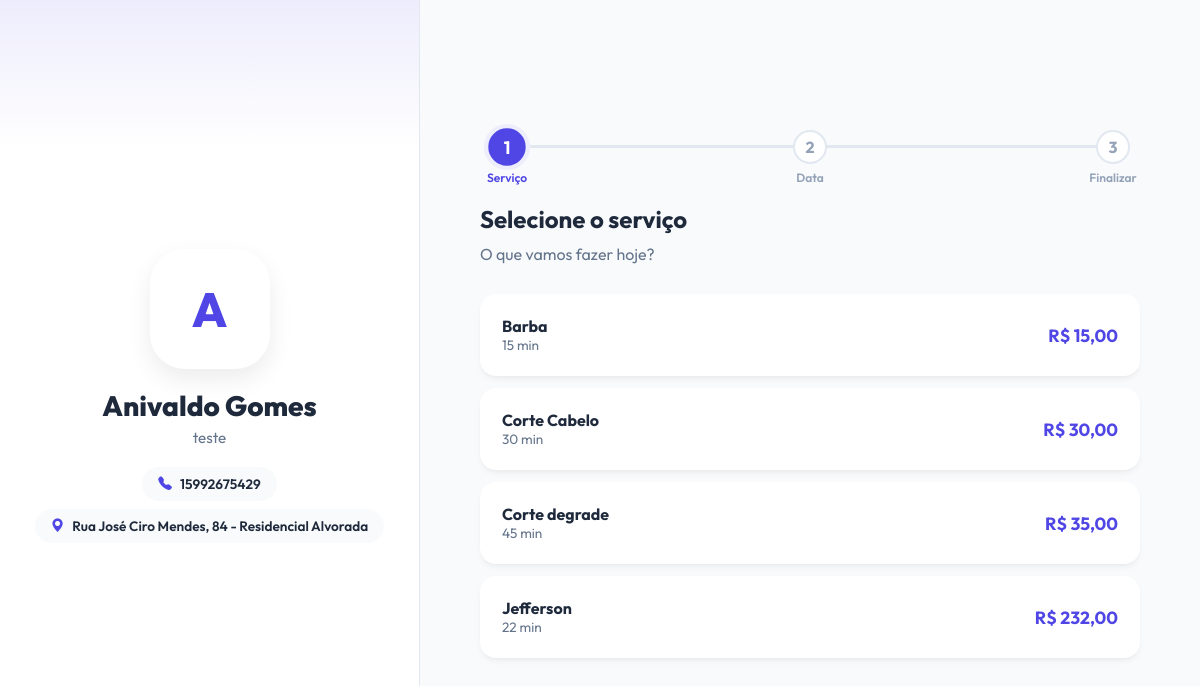
/agendar.php, run on the app's committed database.
### tables this page shows
CREATE TABLE usuarios (
        id INTEGER PRIMARY KEY AUTOINCREMENT,
        nome TEXT, email TEXT, telefone TEXT, foto TEXT, biografia TEXT,
        cep TEXT, endereco TEXT, numero TEXT, bairro TEXT, cidade TEXT, estado TEXT,
        criado_em DATETIME DEFAULT CURRENT_TIMESTAMP
    , senha TEXT, estabelecimento TEXT, cor_tema TEXT DEFAULT '#4f46e5', ultimo_login DATETIME, ativo INTEGER DEFAULT 1, data_expiracao DATE, is_vitalicio INTEGER DEFAULT 0, quem_indicou TEXT, valor_mensalidade REAL DEFAULT 19.90, indicado_por TEXT, valor_mensal REAL DEFAULT 19.90, token_recuperacao TEXT, token_validade DATETIME);

CREATE TABLE servicos (
        id INTEGER PRIMARY KEY AUTOINCREMENT,
        user_id INTEGER NOT NULL,
        nome TEXT NOT NULL,
        preco REAL NOT NULL,
        duracao INTEGER NOT NULL, -- em minutos
        foto TEXT,
        observacao TEXT,
        tipo TEXT DEFAULT 'unico', 
        itens_pacote TEXT, 
        criado_em DATETIME DEFAULT CURRENT_TIMESTAMP
    , calculo_servico_id INTEGER);

### agendar.php (the view, shortened to what this page needs)
<?php
$profissionalId = isset($_GET['user']) ? (int)$_GET['user'] : 0;
if ($profissionalId <= 0) {
    $stmtFirst = $pdo->query("SELECT id FROM usuarios LIMIT 1");
    $profissionalId = $stmtFirst->fetchColumn();
}
$stmtProf = $pdo->prepare("SELECT * FROM usuarios WHERE id = ? LIMIT 1");
$stmtProf->execute([$profissionalId]);
$profissional = $stmtProf->fetch();
$nomeEstabelecimento = !empty($profissional['estabelecimento']) ? $profissional['estabelecimento'] : $profissional['nome'];
$telefone            = !empty($profissional['telefone']) ? $profissional['telefone'] : '';
$biografia           = !empty($profissional['biografia']) ? $profissional['biografia'] : 'Agende seu horário com a gente!';
$enderecoCompleto = $profissional['endereco'] ?? '';
if (!empty($profissional['numero'])) $enderecoCompleto .= ', ' . $profissional['numero'];
if (!empty($profissional['bairro'])) $enderecoCompleto .= ' - ' . $profissional['bairro'];
$fotoPerfil = 'assets/default-avatar.png';
$iniciais   = strtoupper(mb_substr($nomeEstabelecimento, 0, 1));
$temFoto    = false;
$servicoNome = $servicoNome ?? '';
$sucesso = isset($_GET['ok']) && $_GET['ok'] == 1;
$stmt = $pdo->prepare("SELECT * FROM servicos WHERE user_id = ? ORDER BY nome ASC");
$stmt->execute([$profissionalId]);
$servicos = $stmt->fetchAll();
?>
<!DOCTYPE html>
<html lang="pt-br">
<head>
    <link rel="stylesheet"
          href="https://cdn.jsdelivr.net/npm/bootstrap-icons@1.11.3/font/bootstrap-icons.min.css">
</head>
<body>
<div class="app-container">
    <div class="sidebar">
        <div class="business-logo">
            <?php if ($temFoto): ?>
                <img src="<?php echo htmlspecialchars($fotoPerfil); ?>" alt="Logo" class="logo-img">
            <?php else: ?>
                <div class="logo-initial"><?php echo $iniciais; ?></div>
            <?php endif; ?>
        </div>
        <h1 class="business-name"><?php echo htmlspecialchars($nomeEstabelecimento); ?></h1>
        <p class="business-bio"><?php echo htmlspecialchars($biografia); ?></p>
        <?php if ($telefone): ?>
            <div class="info-pill">
                <i class="bi bi-telephone-fill"></i> <?php echo htmlspecialchars($telefone); ?>
            </div>
        <?php endif; ?>
        <?php if ($enderecoCompleto): ?>
            <div class="info-pill">
                <i class="bi bi-geo-alt-fill"></i> <?php echo htmlspecialchars($enderecoCompleto); ?>
            </div>
        <?php endif; ?>
    </div>
    <div class="main-content">
        <?php if ($sucesso): ?>
            <div style="text-align:center; padding:40px;">
                <i class="bi bi-check-circle-fill"
                   style="font-size:5rem; color:#10b981; margin-bottom:20px; display:block;"></i>
                <h2 class="card-title">Agendamento Confirmado!</h2>
                <p class="card-subtitle">
                    Serviço: <strong><?php echo htmlspecialchars($servicoNome ?? ''); ?></strong><br>
                    Data/Hora: <strong><?php echo htmlspecialchars($_POST['data_escolhida'] ?? ''); ?> <?php echo htmlspecialchars($_POST['horario_escolhido'] ?? ''); ?></strong>
                </p>
                <?php
                $whats = preg_replace('/[^0-9]/', '', $profissional['telefone'] ?? '');
                $msg = rawurlencode("Olá! Acabei de agendar o serviço: {$servicoNome} para {$_POST['data_escolhida']} às {$_POST['horario_escolhido']}. Obrigado!");
                ?>
                <?php if ($whats): ?>
                    <a href="https://wa.me/<?php echo $whats; ?>?text=<?php echo $msg; ?>"
                       target="_blank" class="btn-action" style="background:#25d366; color:white; margin-bottom:10px; display:inline-block;">
                        <i class="bi bi-whatsapp"></i> Confirmar pelo WhatsApp
                    </a>
                <?php endif; ?>
                <a href="?user=<?php echo $profissionalId; ?>" class="btn-action" style="text-decoration:none;">
                    Agendar Novamente
                </a>
            </div>
        <?php else: ?>
            <div class="step-progress">
                <div class="step-wrapper active" id="dot1">
                    <div class="step-dot">1</div>
                    <div class="step-label">Serviço</div>
                </div>
                <div class="step-wrapper" id="dot2">
                    <div class="step-dot">2</div>
                    <div class="step-label">Data</div>
                </div>
                <div class="step-wrapper" id="dot3">
                    <div class="step-dot">3</div>
                    <div class="step-label">Finalizar</div>
                </div>
            </div>
            <form method="POST" id="agendaForm" onsubmit="return startSubmit()">
                <div class="step-screen active" id="step1">
                    <h2 class="card-title">Selecione o serviço</h2>
                    <p class="card-subtitle">O que vamos fazer hoje?</p>
                    <div>
                        <?php foreach ($servicos as $s): ?>
                            <div class="service-card"
                                 onclick="selectService(this, '<?php echo $s['id']; ?>', '<?php echo $s['nome']; ?>', '<?php echo $s['preco']; ?>', '<?php echo $s['duracao']; ?>')">
                                <div>
                                    <h3 style="font-size:1rem; font-weight:700;"><?php echo htmlspecialchars($s['nome']); ?></h3>
                                    <div style="font-size:0.85rem; color:var(--text-muted);">
                                        <?php echo $s['duracao']; ?> min
                                    </div>
                                </div>
                                <div class="service-price">
                                    R$ <?php echo number_format($s['preco'], 2, ',', '.'); ?>
                                </div>
                            </div>
                        <?php endforeach; ?>
                    </div>
                </div>
            </form>
        <?php endif; ?>
    </div>
</div>
</body>
</html>

### data on the page
usuarios: iniciais "A", nome "Anivaldo Gomes", biografia "teste", telefone "15992675429", enderecoCompleto "Rua José Ciro Mendes, 84 - Residencial Alvorada"
servicos: nome "Barba", duracao "15", preco "15,00"
servicos: nome "Corte Cabelo", duracao "30", preco "30,00"
servicos: nome "Corte degrade", duracao "45", preco "35,00"
servicos: nome "Jefferson", duracao "22", preco "232,00"
